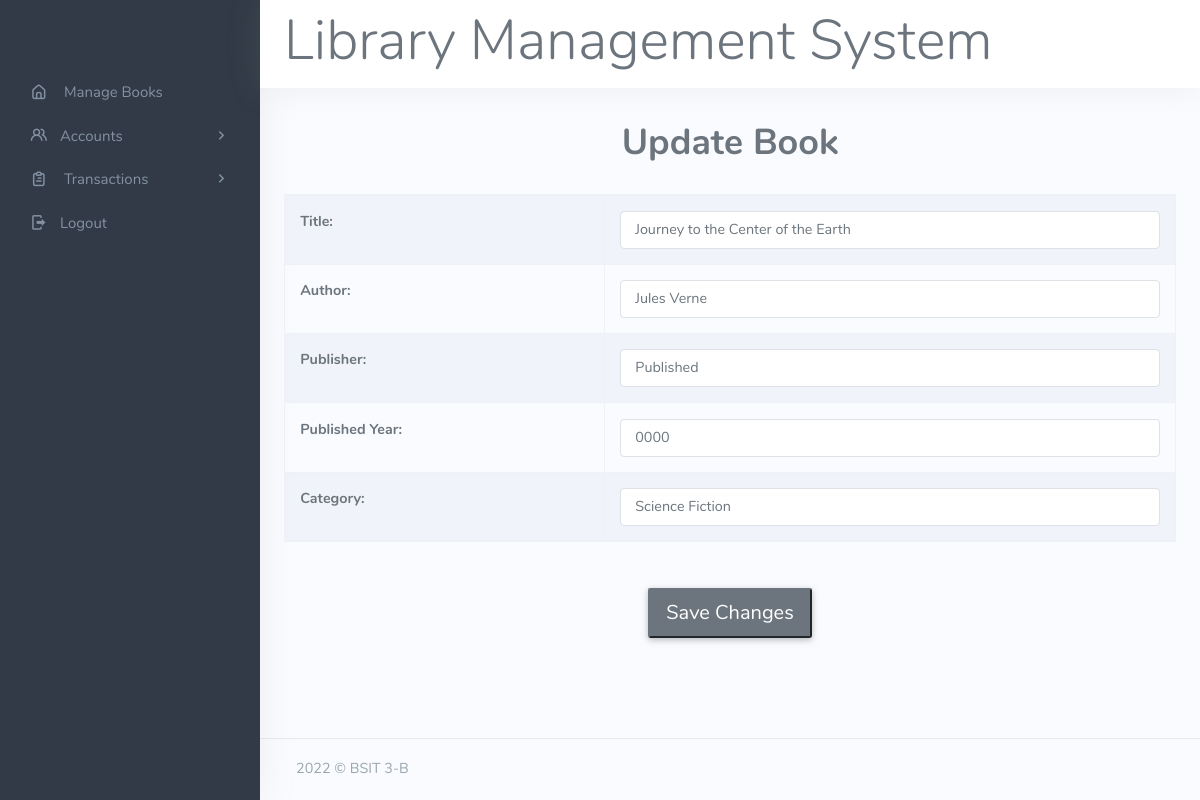
The page /update-book.php?id=40 on the database its author committed.
### tables this page shows
CREATE TABLE `books` (
  `book_id` int(11) NOT NULL,
  `title` varchar(255) NOT NULL,
  `author` varchar(100) NOT NULL,
  `publisher` varchar(100) NOT NULL,
  `year` year(4) NOT NULL,
  `category` varchar(100) NOT NULL
);

### update-book.php (the view, shortened to what this page needs)
<?php
include('format/header.php');
include('format/sidebar.php');
?>
<div class="container">
    <br>
    <h1 class="text-center">Update Book</h1>
    <br>
    <?php
    $book_id = $_GET['id'];
    $sql = "SELECT * FROM books WHERE book_id = $book_id";
    $res = mysqli_query($conn, $sql);
    if ($res == true) {
        $count = mysqli_num_rows($res);
        if ($count == 1) {
            $row = mysqli_fetch_assoc($res);
            $title = $row['title'];
            $author = $row['author'];
            $publisher = $row['publisher'];
            $year = $row['year'];
            $category = $row['category'];
        } else {
            echo "<h1> no</h1>";
        }
    }
    ?>
    <form action="" method="post">
        <table class="table table-bordered table-striped">
            <tr>
                <th scope="row">Title:</th>
                <td>
                    <input type="text" name="title" value="<?= $title ?>" class="form-control">
                </td>
            </tr>
            <tr>
                <th scope="row">Author:</th>
                <td>
                    <input type=" text" name="author" value="<?= $author ?>" class="form-control">
                </td>
            </tr>
            <tr>
                <th scope="row">Publisher:</th>
                <td>
                    <input type=" text" name="publisher" value="<?= $publisher ?>" class="form-control">
                </td>
            </tr>
            <tr>
                <th scope="row">Published Year:</th>
                <td>
                    <input type=" text" name="year" value="<?= $year ?>" class="form-control">
                </td>
            </tr>
            <tr>
                <th scope="row">Category:</th>
                <td>
                    <input type=" text" name="category" value="<?= $category ?>" class="form-control">
                </td>
            </tr>
        </table>
        <br>
        <div class="text-center">
            <input type="submit" name="submit" value="Save Changes" class="btn-secondary btn-lg">
        </div>
    </form>
</div>
<?php
include('format/footer.php');
?>

### rows shown on the page
books: title "Journey to the Center of the Earth", author "Jules Verne", publisher "Published", year "0000", category "Science Fiction"
